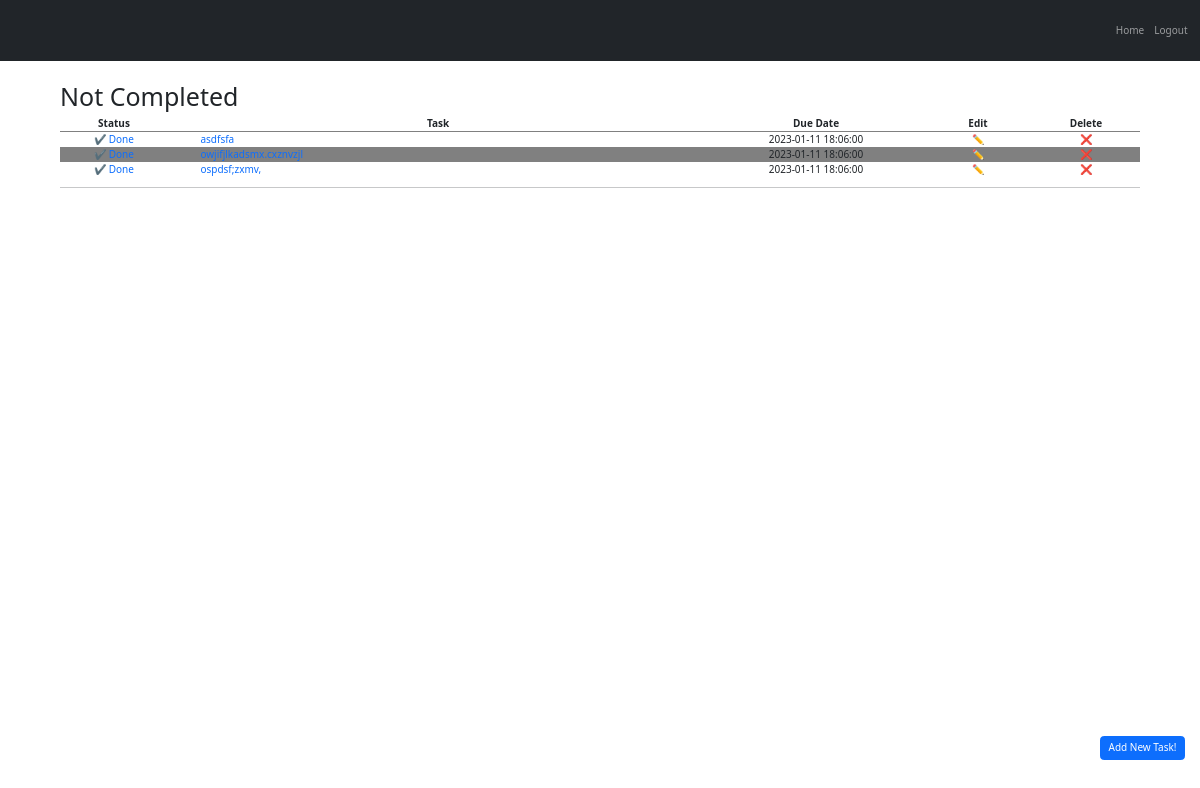
Page /my-tasks (signed in) on the committed database.
### main.py (models this page shows)
class ToDo(db.Model, Base):
    __tablename__ = "to_dos"
    id = db.Column(db.Integer, primary_key=True)
    user_id = db.Column(db.Integer, ForeignKey('users.id'))
    user = relationship("User", back_populates="to_do_item")
    to_do_detail = relationship("Detail", back_populates="to_do_item")
    task_name = db.Column(db.String(255), nullable=False)
    completed = db.Column(db.Boolean, nullable=False)
    due_date = db.Column(db.DateTime, nullable=True)

### main.py (the view, shortened to what this page needs)
@app.route('/my-tasks', methods=['POST', 'GET'])
@login_required
def my_tasks():
    tasks = None
    some_completed = None
    some_uncompleted = None
    form = NewTaskForm()
    tasks = ToDo.query.order_by(ToDo.due_date).filter_by(user_id=current_user.id).all()
    if tasks:
        some_completed = any([task.completed for task in tasks])
        some_uncompleted = any([task.completed == False for task in tasks])
    return render_template('my-tasks.html', form=form, tasks=tasks, Detail=Detail, some_completed=some_completed,
                           some_uncompleted=some_uncompleted)

### main.py (called while the page is built)
@login_manager.user_loader
def load_user(user_id):
    return User.query.get(user_id)

### templates/my-tasks.html (shortened to what this page needs)
{% extends "bootstrap/base.html" %}
{% import "bootstrap/wtf.html" as wtf %}
{% block content %}
{% include 'header.html' %}
<div class="center-div">
<button id="openForm" class="add-new btn btn-primary" onclick="openForm()">Add New Task!</button>
{% if tasks %}
    {% if some_uncompleted %}
        <h1>Not Completed</h1>
        <table class="table_header">
            <tr>
                <th class="status">Status</th>
                <th class="">Task</th>
                <th class="due-date">Due Date</th>
                <th class="status">Edit</th>
                <th class="status">Delete</th>
            </tr>
            {% for task in tasks %}
                {% if not task.completed %}
                    <tr>
                        <td><a class="status no_text_decoration" href="{{url_for('completed', task_id=task.id) }}">✔ Done</a></td>
                        {% if Detail.query.filter_by(to_do_id=task.id).all() %}
                            <td class="task"><a class="no_text_decoration" href="{{ url_for('task', task_id=task.id, name=task.task_name) }}"><span class="no_text_decoration">🔍</span> {{ task.task_name }}</a></td>
                        {% else %}
                            <td class="task"><a class="no_text_decoration" href="{{ url_for('task', task_id=task.id, name=task.task_name) }}">{{ task.task_name }}</a></td>
                        {% endif %}
                        <td>{{ task.due_date }}</td>
                        <td class="no_text_decoration"><a class="no_text_decoration" href="{{ url_for('edit', id=task.id, type='task') }}">✏</a></td>
                        <td class="no_text_decoration"><a class="no_text_decoration" href="{{ url_for('delete', id=task.id, table='ToDo') }}">❌</a></td>
                    </tr>
                {% endif %}
            {% endfor %}
        </table>
    <hr>
    {% endif %}
{% endif %}
</div>
{% include 'footer.html' %}
{% endblock %}

### static/style.css (style rules this page uses)
.center-div { margin: 0 5% 0 5%; display: grid; align-content: center; }
.add-new { position: fixed; bottom: 40px; right: 15px; }
.status { width: 10%; }
.due-date { width: 20%; }
.table_header { width: 100%; text-align: center; margin: 0 auto; }
.no_text_decoration { text-decoration: none; }
.task { text-align: start; content-align: start; padding-left: 3%; }
table tr:nth-child(odd) { background-color: gray; }
table tr:nth-child(1) { background-color: white; border-bottom-style: solid; border-width: 0 0 0.2px 0; border-color: gray; }

### rows in the picture
ToDo: task_name "asdfsfa", due_date "2023-01-11 18:06:00"
ToDo: task_name "owjifjlkadsmx.cxznvzjl", due_date "2023-01-11 18:06:00"
ToDo: task_name "ospdsf;zxmv,", due_date "2023-01-11 18:06:00"
